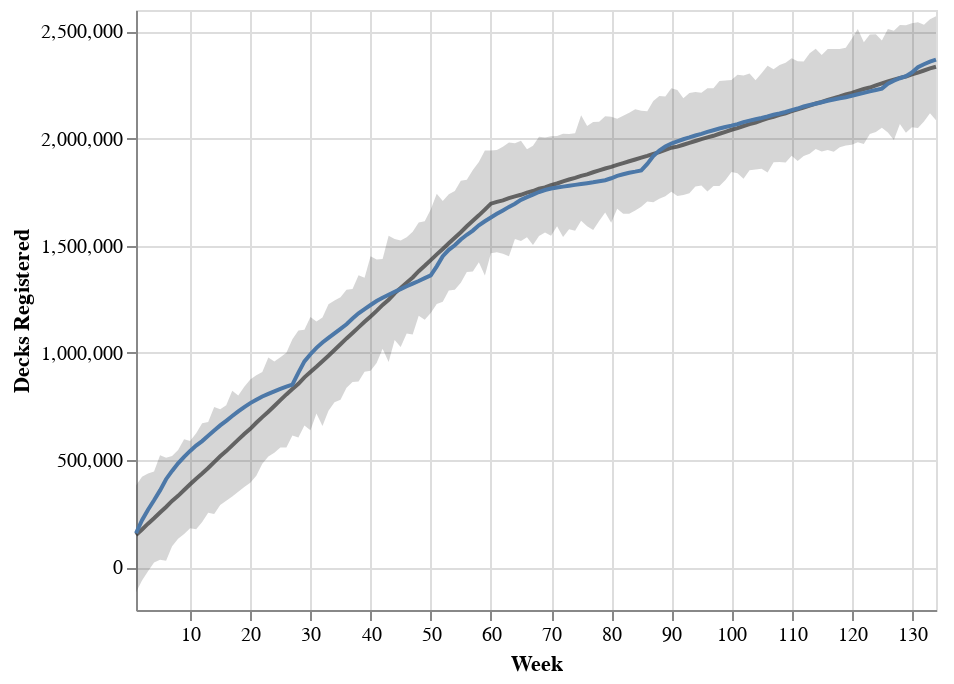

Notebook code cell kept with this figure:
### Code cell
chart_3 = plot_fit_altair(model_3, trace_3, model_data)
chart_3.properties(width="container").save("./altair_output/model_3.json")
chart_3

### Figure 1 — Vega-Lite specification as saved in the notebook (floating-point values rounded to 4 significant figures; data arrays with more than 128 entries replaced by an {"elided": "..."} marker saying what was removed)
{"config": {"view": {"continuousWidth": 400, "continuousHeight": 300}}, "layer": [{"mark": {"type": "area", "color": "#333333", "opacity": 0.2}, "encoding": {"tooltip": [{"type": "quantitative", "field": "Total_scaled", "format": ",.0f", "title": "Registered Decks"}, {"type": "quantitative", "field": "max_posterior_predictor", "format": ",.0f", "title": "Model Max"}, {"type": "quantitative", "field": "mean_posterior_predictor", "format": ",.0f", "title": "Model Mean"}, {"type": "quantitative", "field": "min_posterior_predictor", "format": ",.0f", "title": "Model Min"}], "x": {"type": "quantitative", "field": "Week_nr", "scale": {"domain": [1, 134], "nice": false, "zero": false}, "title": "Week"}, "y": {"type": "quantitative", "field": "min_posterior_predictor", "title": "Decks Registered"}, "y2": {"field": "max_posterior_predictor"}}}, {"mark": {"type": "line", "color": "#333333", "opacity": 0.7}, "encoding": {"tooltip": [{"type": "quantitative", "field": "Total_scaled", "format": ",.0f", "title": "Registered Decks"}, {"type": "quantitative", "field": "max_posterior_predictor", "format": ",.0f", "title": "Model Max"}, {"type": "quantitative", "field": "mean_posterior_predictor", "format": ",.0f", "title": "Model Mean"}, {"type": "quantitative", "field": "min_posterior_predictor", "format": ",.0f", "title": "Model Min"}], "x": {"type": "quantitative", "field": "Week_nr", "scale": {"domain": [1, 134], "nice": false, "zero": false}, "title": "Week"}, "y": {"type": "quantitative", "field": "mean_posterior_predictor"}}}, {"mark": "line", "encoding": {"tooltip": [{"type": "quantitative", "field": "Total_scaled", "format": ",.0f", "title": "Registered Decks"}, {"type": "quantitative", "field": "max_posterior_predictor", "format": ",.0f", "title": "Model Max"}, {"type": "quantitative", "field": "mean_posterior_predictor", "format": ",.0f", "title": "Model Mean"}, {"type": "quantitative", "field": "min_posterior_predictor", "format": ",.0f", "title": "Model Min"}], "x": {"type": "quantitative", "field": "Week_nr", "scale": {"domain": [1, 134], "nice": false, "zero": false}, "title": "Week"}, "y": {"type": "quantitative", "field": "Total_scaled"}}}], "data": {"name": "data-f3fc93d0f98fab53ce9640f6e1446f53"}, "$schema": "https://vega.github.io/schema/vega-lite/v4.8.1.json", "datasets": {"data-f3fc93d0f98fab53ce9640f6e1446f53": {"elided": "134 records"}}}
